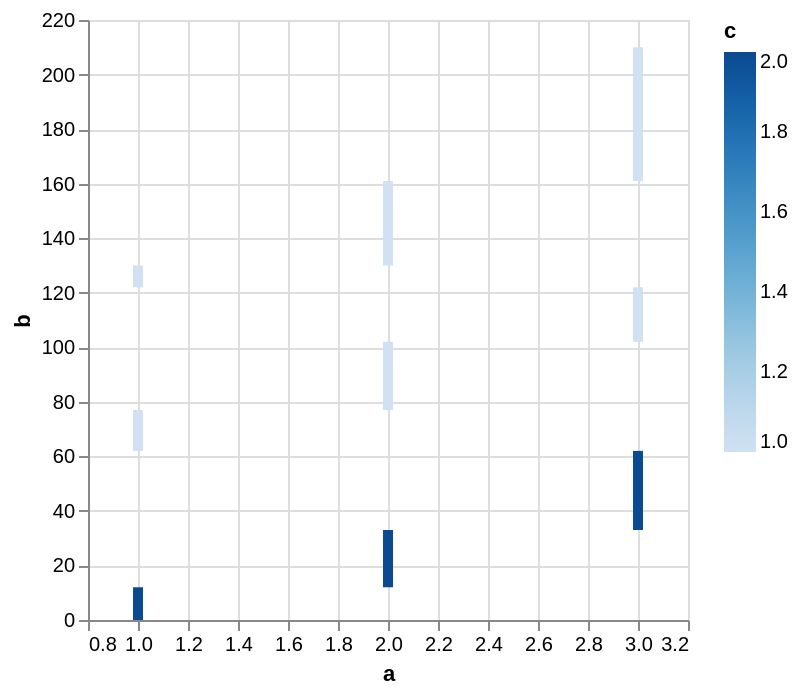

Vega-Lite specification for this chart:
### Vega specification from a JSON file in a GitHub repository (floating-point values rounded to 4 significant figures)
{"$schema": "https://vega.github.io/schema/vega/v6.json", "description": "Testing invalid", "background": "white", "padding": 5, "width": 300, "height": 300, "style": "cell", "data": [{"name": "source_0", "values": [{"a": 1, "b": 15, "c": 1}, {"a": 2, "b": 25, "c": 1}, {"a": 3, "b": 20, "c": 1}, {"a": 1, "b": 12, "c": 2}, {"a": 2, "b": 21, "c": 2}, {"a": 3, "b": 29, "c": 2}, {"a": 1, "b": 8, "c": null}, {"a": 2, "b": 31, "c": null}, {"a": 3, "b": 49, "c": null}]}, {"name": "data_0", "source": "source_0", "transform": [{"type": "stack", "groupby": [], "field": "b", "sort": {"field": ["c"], "order": ["descending"]}, "as": ["b_start", "b_end"], "offset": "zero"}]}], "marks": [{"name": "marks", "type": "rect", "style": ["bar"], "from": {"data": "data_0"}, "encode": {"update": {"fill": [{"test": "!isValid(datum[\"c\"]) || !isFinite(+datum[\"c\"])", "signal": "scale('color', inrange(0, domain('color')) ? 0 : domain('color')[0])"}, {"scale": "color", "field": "c"}], "tooltip": {"signal": "{\"a\": format(datum[\"a\"], \"\"), \"b\": format(datum[\"b\"], \"\"), \"c\": format(datum[\"c\"], \"\")}"}, "ariaRoleDescription": {"value": "bar"}, "description": {"signal": "\"a: \" + (format(datum[\"a\"], \"\")) + \"; b: \" + (format(datum[\"b\"], \"\")) + \"; c: \" + (format(datum[\"c\"], \"\"))"}, "xc": [{"test": "!isValid(datum[\"a\"]) || !isFinite(+datum[\"a\"])", "signal": "scale('x', inrange(0, domain('x')) ? 0 : domain('x')[0])"}, {"scale": "x", "field": "a"}], "width": {"value": 5}, "y": {"scale": "y", "field": "b_end"}, "y2": {"scale": "y", "field": "b_start"}}}}], "scales": [{"name": "x", "type": "linear", "domain": {"data": "data_0", "field": "a"}, "range": [0, {"signal": "width"}], "nice": true, "zero": false, "padding": 5}, {"name": "y", "type": "linear", "domain": {"data": "data_0", "fields": ["b_start", "b_end"]}, "range": [{"signal": "height"}, 0], "nice": true, "zero": true}, {"name": "color", "type": "linear", "domain": {"data": "data_0", "field": "c"}, "range": "ramp", "interpolate": "hcl", "zero": false}], "axes": [{"scale": "x", "orient": "bottom", "gridScale": "y", "grid": true, "tickCount": {"signal": "ceil(width/40)"}, "domain": false, "labels": false, "aria": false, "maxExtent": 0, "minExtent": 0, "ticks": false, "zindex": 0}, {"scale": "y", "orient": "left", "gridScale": "x", "grid": true, "tickCount": {"signal": "ceil(height/40)"}, "domain": false, "labels": false, "aria": false, "maxExtent": 0, "minExtent": 0, "ticks": false, "zindex": 0}, {"scale": "x", "orient": "bottom", "grid": false, "title": "a", "labelFlush": true, "labelOverlap": true, "tickCount": {"signal": "ceil(width/40)"}, "zindex": 0}, {"scale": "y", "orient": "left", "grid": false, "title": "b", "labelOverlap": true, "tickCount": {"signal": "ceil(height/40)"}, "zindex": 0}], "legends": [{"fill": "color", "gradientLength": {"signal": "clamp(height, 64, 200)"}, "title": "c"}], "config": {"mark": {"tooltip": true}}}
